Frame 1 (no input): blank canvas, image omitted
Frame 60 (no input): blank canvas, image omitted
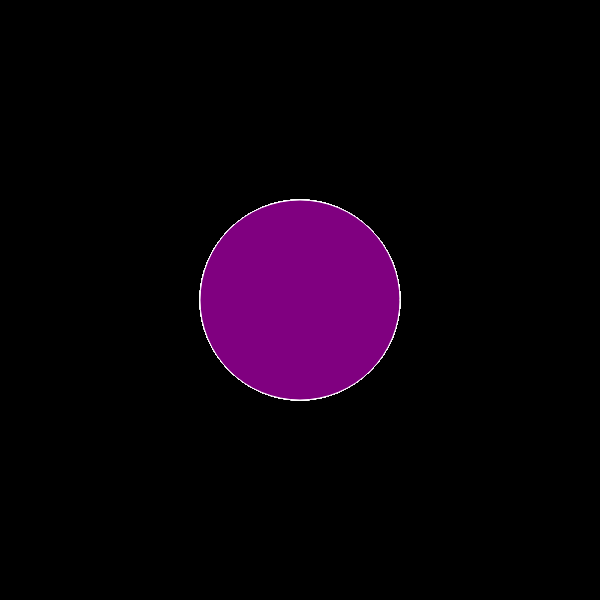
Frame 120 (the mouse pressed at the canvas centre since frame 60)

The p5.js sketch whose frames 1 and 60 were blank and that drew this single picture after the mouse press (run headless with seeded random() and noise() and a simulated clock; from frame 60 on, the mouse is pressed at the canvas centre):

// p5.js sketch
// ── sketch.js
function setup() {
  createCanvas(600, 600);
  background ("black")
}

function draw() {
  
  stroke("white");
  fill("purple");
  
 if(mouseIsPressed) {
   circle(mouseX, mouseY, 200, 350);
 }
}
